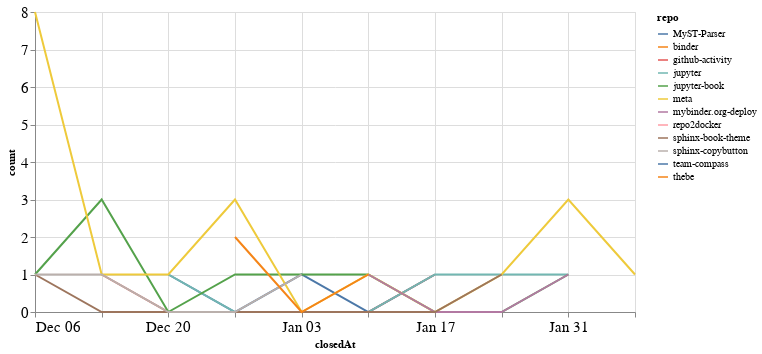

The notebook cell this image was saved under:
### Code cell
closed_by_time = closed_by.groupby('repo').resample('W', on='closedAt').count()['author'].reset_index()
closed_by_time = closed_by_time.rename(columns={'author': 'count'})

alt.Chart(closed_by_time, width=600).mark_line().encode(
    x='closedAt',
    y='count',
    color='repo',
    tooltip="repo"
)

### Figure 1 — Vega-Lite specification as saved in the notebook (floating-point values rounded to 4 significant figures)
{"config": {"axisLeft": {"labelFontSize": 15}, "axisBottom": {"labelFontSize": 15}}, "data": {"name": "data-24ea36305cc4a2356243a3b69f0abec0"}, "mark": "line", "encoding": {"color": {"type": "nominal", "field": "repo"}, "tooltip": {"type": "nominal", "field": "repo"}, "x": {"type": "temporal", "field": "closedAt"}, "y": {"type": "quantitative", "field": "count"}}, "width": 600, "$schema": "https://vega.github.io/schema/vega-lite/v4.8.1.json", "datasets": {"data-24ea36305cc4a2356243a3b69f0abec0": [{"repo": "MyST-Parser", "closedAt": "2020-12-20T00:00:00", "count": 1}, {"repo": "MyST-Parser", "closedAt": "2020-12-27T00:00:00", "count": 0}, {"repo": "MyST-Parser", "closedAt": "2021-01-03T00:00:00", "count": 1}, {"repo": "MyST-Parser", "closedAt": "2021-01-10T00:00:00", "count": 0}, {"repo": "MyST-Parser", "closedAt": "2021-01-17T00:00:00", "count": 1}, {"repo": "binder", "closedAt": "2021-01-31T00:00:00", "count": 1}, {"repo": "github-activity", "closedAt": "2020-12-13T00:00:00", "count": 1}, {"repo": "github-activity", "closedAt": "2020-12-20T00:00:00", "count": 0}, {"repo": "github-activity", "closedAt": "2020-12-27T00:00:00", "count": 0}, {"repo": "github-activity", "closedAt": "2021-01-03T00:00:00", "count": 0}, {"repo": "github-activity", "closedAt": "2021-01-10T00:00:00", "count": 0}, {"repo": "github-activity", "closedAt": "2021-01-17T00:00:00", "count": 1}, {"repo": "jupyter", "closedAt": "2020-12-20T00:00:00", "count": 1}, {"repo": "jupyter", "closedAt": "2020-12-27T00:00:00", "count": 0}, {"repo": "jupyter", "closedAt": "2021-01-03T00:00:00", "count": 0}, {"repo": "jupyter", "closedAt": "2021-01-10T00:00:00", "count": 0}, {"repo": "jupyter", "closedAt": "2021-01-17T00:00:00", "count": 1}, {"repo": "jupyter", "closedAt": "2021-01-24T00:00:00", "count": 1}, {"repo": "jupyter", "closedAt": "2021-01-31T00:00:00", "count": 1}, {"repo": "jupyter-book", "closedAt": "2020-12-06T00:00:00", "count": 1}, {"repo": "jupyter-book", "closedAt": "2020-12-13T00:00:00", "count": 3}, {"repo": "jupyter-book", "closedAt": "2020-12-20T00:00:00", "count": 0}, {"repo": "jupyter-book", "closedAt": "2020-12-27T00:00:00", "count": 1}, {"repo": "jupyter-book", "closedAt": "2021-01-03T00:00:00", "count": 1}, {"repo": "jupyter-book", "closedAt": "2021-01-10T00:00:00", "count": 1}, {"repo": "jupyter-book", "closedAt": "2021-01-17T00:00:00", "count": 0}, {"repo": "jupyter-book", "closedAt": "2021-01-24T00:00:00", "count": 0}, {"repo": "jupyter-book", "closedAt": "2021-01-31T00:00:00", "count": 1}, {"repo": "meta", "closedAt": "2020-12-06T00:00:00", "count": 8}, {"repo": "meta", "closedAt": "2020-12-13T00:00:00", "count": 1}, {"repo": "meta", "closedAt": "2020-12-20T00:00:00", "count": 1}, {"repo": "meta", "closedAt": "2020-12-27T00:00:00", "count": 3}, {"repo": "meta", "closedAt": "2021-01-03T00:00:00", "count": 0}, {"repo": "meta", "closedAt": "2021-01-10T00:00:00", "count": 1}, {"repo": "meta", "closedAt": "2021-01-17T00:00:00", "count": 0}, {"repo": "meta", "closedAt": "2021-01-24T00:00:00", "count": 1}, {"repo": "meta", "closedAt": "2021-01-31T00:00:00", "count": 3}, {"repo": "meta", "closedAt": "2021-02-07T00:00:00", "count": 1}, {"repo": "mybinder.org-deploy", "closedAt": "2021-01-10T00:00:00", "count": 1}, {"repo": "mybinder.org-deploy", "closedAt": "2021-01-17T00:00:00", "count": 0}, {"repo": "mybinder.org-deploy", "closedAt": "2021-01-24T00:00:00", "count": 0}, {"repo": "mybinder.org-deploy", "closedAt": "2021-01-31T00:00:00", "count": 1}, {"repo": "repo2docker", "closedAt": "2021-01-24T00:00:00", "count": 1}, {"repo": "sphinx-book-theme", "closedAt": "2020-12-06T00:00:00", "count": 1}, {"repo": "sphinx-book-theme", "closedAt": "2020-12-13T00:00:00", "count": 0}, {"repo": "sphinx-book-theme", "closedAt": "2020-12-20T00:00:00", "count": 0}, {"repo": "sphinx-book-theme", "closedAt": "2020-12-27T00:00:00", "count": 0}, {"repo": "sphinx-book-theme", "closedAt": "2021-01-03T00:00:00", "count": 0}, {"repo": "sphinx-book-theme", "closedAt": "2021-01-10T00:00:00", "count": 0}, {"repo": "sphinx-book-theme", "closedAt": "2021-01-17T00:00:00", "count": 0}, {"repo": "sphinx-book-theme", "closedAt": "2021-01-24T00:00:00", "count": 1}, {"repo": "sphinx-copybutton", "closedAt": "2020-12-06T00:00:00", "count": 1}, {"repo": "sphinx-copybutton", "closedAt": "2020-12-13T00:00:00", "count": 1}, {"repo": "sphinx-copybutton", "closedAt": "2020-12-20T00:00:00", "count": 0}, {"repo": "sphinx-copybutton", "closedAt": "2020-12-27T00:00:00", "count": 0}, {"repo": "sphinx-copybutton", "closedAt": "2021-01-03T00:00:00", "count": 1}, {"repo": "team-compass", "closedAt": "2020-12-20T00:00:00", "count": 1}, {"repo": "thebe", "closedAt": "2020-12-27T00:00:00", "count": 2}, {"repo": "thebe", "closedAt": "2021-01-03T00:00:00", "count": 0}, {"repo": "thebe", "closedAt": "2021-01-10T00:00:00", "count": 1}]}}
